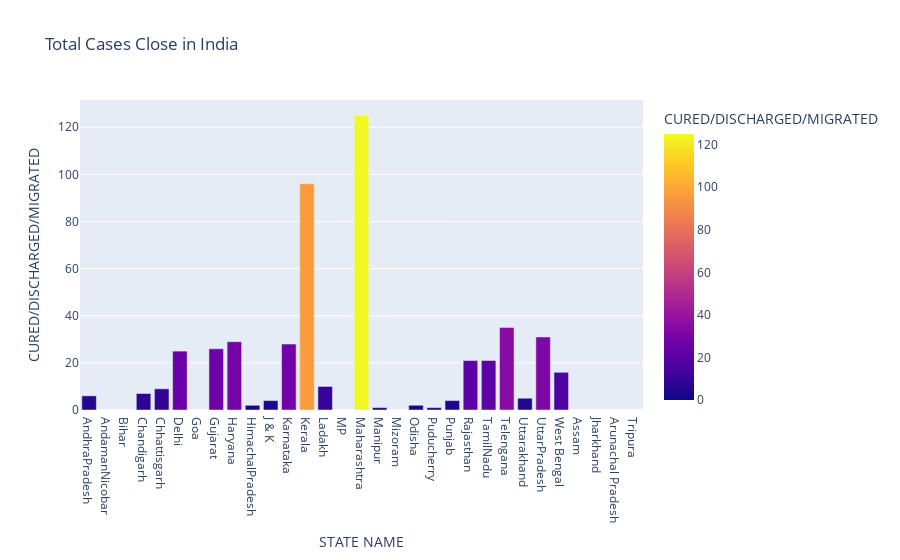

Source (notebook cell):
### Code cell
fig=px.bar(covid_india,x="STATE NAME",y="CURED/DISCHARGED/MIGRATED",color='CURED/DISCHARGED/MIGRATED',
           title='Total Cases Close in India')
fig.show()

### Figure 1 — Plotly figure (JSON) as saved in the notebook; plotly's stock layout.template omitted (floating-point values rounded to 4 significant figures)
{"data": [{"alignmentgroup": "True", "hovertemplate": "STATE NAME=%{x}<br>CURED/DISCHARGED/MIGRATED=%{marker.color}<extra></extra>", "legendgroup": "", "marker": {"color": [6, 0, 0, 7, 9, 25, 0, 26, 29, 2, 4, 28, 96, 10, 0, 125, 1, 0, 2, 1, 4, 21, 21, 35, 5, 31, 16, 0, 0, 0, 0], "coloraxis": "coloraxis"}, "name": "", "offsetgroup": "", "orientation": "v", "showlegend": false, "textposition": "auto", "type": "bar", "x": ["AndhraPradesh", "AndamanNicobar", "Bihar", "Chandigarh", "Chhattisgarh", "Delhi", "Goa", "Gujarat", "Haryana", "HimachalPradesh", "J & K", "Karnataka", "Kerala", "Ladakh", "MP", "Maharashtra", "Manipur", "Mizoram", "Odisha", "Puducherry", "Punjab", "Rajasthan", "TamilNadu", "Telengana", "Uttarakhand", "UttarPradesh", "West Bengal", "Assam", "Jharkhand", "Arunachal Pradesh", "Tripura"], "xaxis": "x", "y": [6, 0, 0, 7, 9, 25, 0, 26, 29, 2, 4, 28, 96, 10, 0, 125, 1, 0, 2, 1, 4, 21, 21, 35, 5, 31, 16, 0, 0, 0, 0], "yaxis": "y"}], "layout": {"barmode": "relative", "coloraxis": {"colorbar": {"title": {"text": "CURED/DISCHARGED/MIGRATED"}}, "colorscale": [[0, "#0d0887"], [0.1111, "#46039f"], [0.2222, "#7201a8"], [0.3333, "#9c179e"], [0.4444, "#bd3786"], [0.5556, "#d8576b"], [0.6667, "#ed7953"], [0.7778, "#fb9f3a"], [0.8889, "#fdca26"], [1, "#f0f921"]]}, "legend": {"tracegroupgap": 0}, "title": {"text": "Total Cases Close in India"}, "xaxis": {"anchor": "y", "domain": [0, 1], "title": {"text": "STATE NAME"}}, "yaxis": {"anchor": "x", "domain": [0, 1], "title": {"text": "CURED/DISCHARGED/MIGRATED"}}}}
